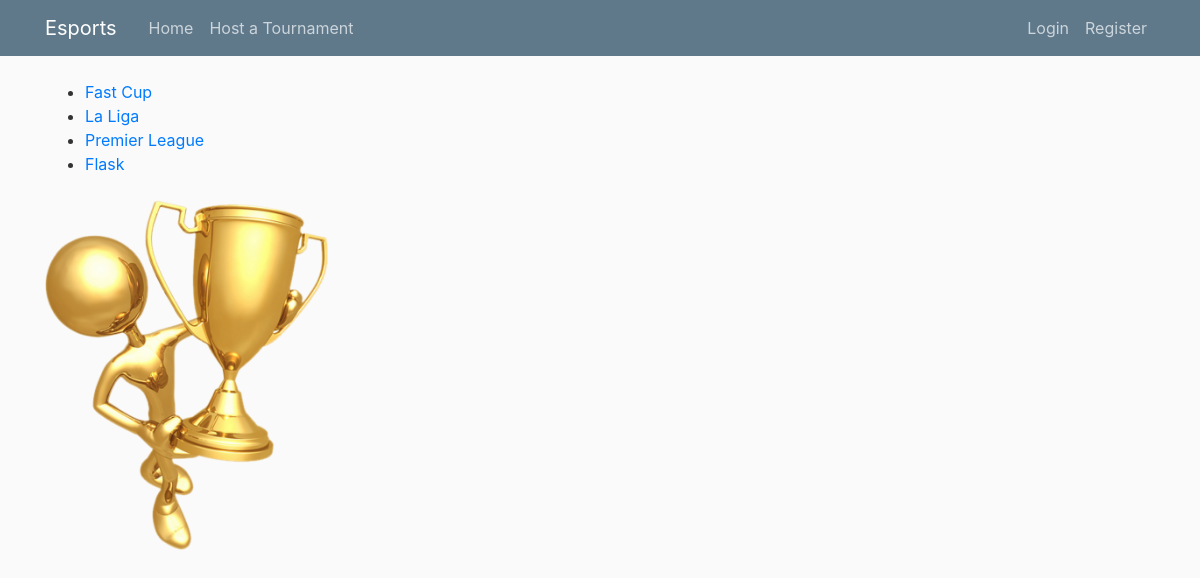
Before: / with the older database file.
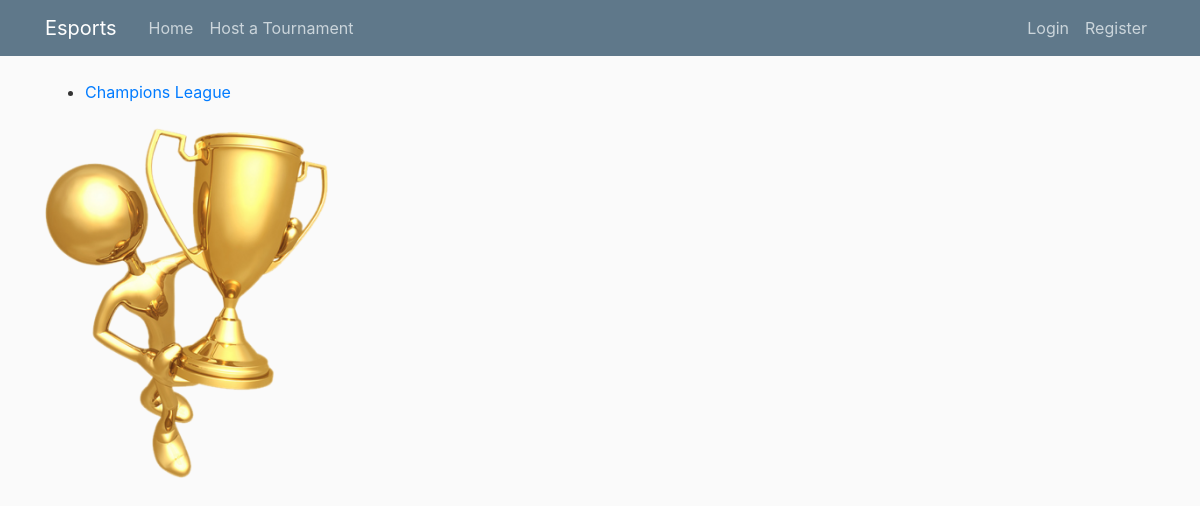
After: the same page with the newer database file.
### tournament/models.py (models this page shows, shortened)
class Contest(models.Model):
    name = models.CharField(max_length=250, unique=True)
    slug = models.SlugField(unique=True)
    player1 = models.CharField(max_length=250, default='', unique=True)
    player2 = models.CharField(max_length=250, default='', unique=True)
    player3 = models.CharField(max_length=250, default='', unique=True)
    player4 = models.CharField(max_length=250, default='', unique=True)
    player5 = models.CharField(max_length=250, default='', unique=True)
    player6 = models.CharField(max_length=250, default='', unique=True)
    player7 = models.CharField(max_length=250, default='', unique=True)
    player8 = models.CharField(max_length=250, default='', unique=True)

### tournament/views.py (the view)
# urls.py: 2. Add a URL to urlpatterns:  path('', views.home, name='home')
def home(request):
    contest_list = Contest.objects.all()
    context_dict = {}
    context_dict['contests'] = contest_list
    return render(request, 'tournament/home.html', context_dict)

### tournament/templates/tournament/home.html
{% extends "tournament/base.html" %}
{% block content %}
{% load static %}
     <div>
     {% if contests %}
        <ul>
            {% for contest in contests %}
            <li><a href="/tournament/contest/{{ contest.slug }}/">{{ contest.name }}</a></li>
            {% endfor %}
        </ul>
     {% else %}
         <strong>There are no contests present.</strong>
     {% endif %}
     </div>
    <br>
     <div>
         <p><img src="{% static 'tournament/images/png.png' %}"  height="350"/></p>
     </div>
{% endblock content %}

### tournament/templates/tournament/base.html (shortened to what this page needs)
<!DOCTYPE html>
{% load static %}
<html lang="en">
<head>
    <link rel="stylesheet" href="https://maxcdn.bootstrapcdn.com/bootstrap/4.0.0/css/bootstrap.min.css">    <link rel="stylesheet" type="text/css" href="{% static 'tournament/main.css' %}">
</head>
<body>
    <header class="site-header">
      <nav class="navbar navbar-expand-md navbar-dark bg-steel fixed-top">
        <div class="container">
          <a class="navbar-brand mr-4" href="/">Esports</a>
          <div class="collapse navbar-collapse" id="navbarToggle">
            <div class="navbar-nav mr-auto">
              <a class="nav-item nav-link" href="/">Home</a>
              <a class="nav-item nav-link" href="{% url 'host' %}">Host a Tournament</a>
            </div>
            <div class="navbar-nav">
                {% if user.is_authenticated %}
                    <a class="nav-item nav-link" href="{% url 'profile' %}">Profile</a>
                    <a class="nav-item nav-link" href="{% url 'logout' %}">Logout</a>
                {% else %}
                    <a class="nav-item nav-link" href="{% url 'login' %}">Login</a>
                    <a class="nav-item nav-link" href="{% url 'register' %}">Register</a>
                {% endif %}
            </div>
          </div>
        </div>
      </nav>
    </header>
    <main role="main" class="container">
      <div class="row">
        <div class="col-md-8">
          {% block content %}{% endblock %}
        </div>
        <div class="col-md-4">
          </div>
        </div>
    </main>
</body>
</html>

### tournament/static/tournament/main.css (style rules this page uses)
body { background: #fafafa; color: #333333; margin-top: 5rem; }
ul { margin: 0; }
.bg-steel { background-color: #5f788a; }
.site-header .navbar-nav .nav-link { color: #cbd5db; }

Changed rows visible on the page:
removed Contest: name "Fast Cup"
removed Contest: name "La Liga"
removed Contest: name "Premier League"
removed Contest: name "Flask"
added Contest: name "Champions League"
